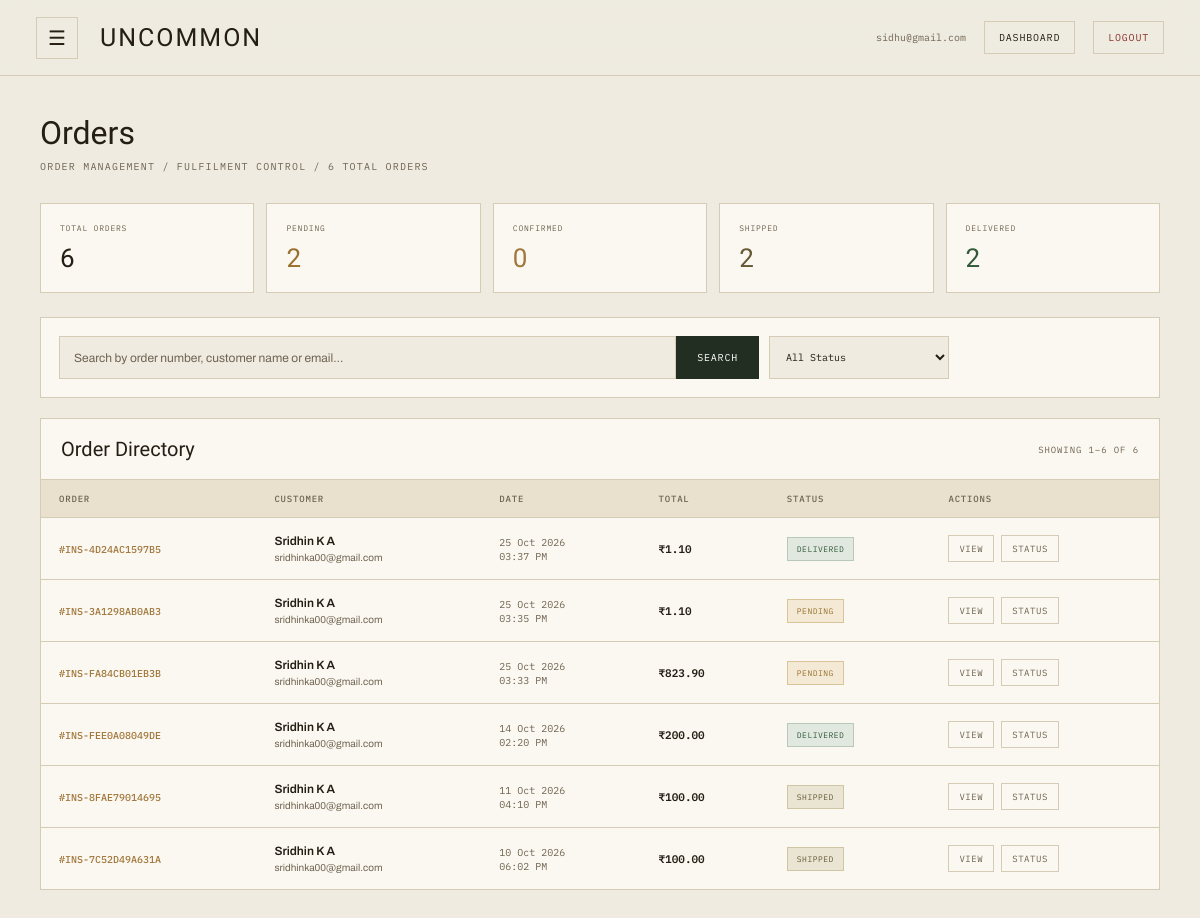
Page /admin_panel/orders/ (signed in) on the committed database.
### admin_panel/models.py (models this page shows, shortened)
class Admin(models.Model):
    email = models.EmailField(unique=True)
    password = models.CharField(max_length=255)

### customer/models.py (models this page shows, shortened)
class Order(models.Model):
    STATUS_CHOICES = [
        ("PENDING", "Pending"),
        ("CONFIRMED", "Confirmed"),
        ("SHIPPED", "Shipped"),
        ("DELIVERED", "Delivered"),
        ("CANCELLED", "Cancelled"),
    ]
    customer = models.ForeignKey(
        Customer,
        on_delete=models.CASCADE,
        related_name="orders",
    )
    order_number = models.CharField(max_length=30, unique=True)
    total_amount = models.DecimalField(max_digits=10, decimal_places=2)
    status = models.CharField(
        max_length=20,
        choices=STATUS_CHOICES,
        default="PENDING",
    )
    shipping_address = models.TextField()
    created_at = models.DateTimeField(auto_now_add=True)
    updated_at = models.DateTimeField(auto_now=True)

class Customer(models.Model):
    name = models.CharField(max_length=100)
    email = models.EmailField(unique=True)
    phone = models.CharField(max_length=20)
    username = models.CharField(max_length=100, unique=True)
    password = models.CharField(max_length=255)

### admin_panel/views.py (the view)
# urls.py: path('orders/', view_orders, name='view_orders'),
def view_orders(request):
    if 'admin' not in request.session:
        return redirect('home')
    admin = get_object_or_404(
        Admin,
        id=request.session['admin']
    )
    orders = Order.objects.select_related(
        'customer'
    ).prefetch_related(
        'items__product'
    ).all().order_by('-created_at')
    search = request.GET.get('search', '').strip()
    if search:
        orders = orders.filter(
            Q(order_number__icontains=search) |
            Q(customer__name__icontains=search) |
            Q(customer__email__icontains=search)
        )
    status = request.GET.get('status', '').strip()
    valid_statuses = [
        'PENDING',
        'CONFIRMED',
        'SHIPPED',
        'DELIVERED',
        'CANCELLED'
    ]
    if status in valid_statuses:
        orders = orders.filter(
            status=status
        )
    total_orders = Order.objects.count()
    pending_orders = Order.objects.filter(
        status='PENDING'
    ).count()
    confirmed_orders = Order.objects.filter(
        status='CONFIRMED'
    ).count()
    shipped_orders = Order.objects.filter(
        status='SHIPPED'
    ).count()
    delivered_orders = Order.objects.filter(
        status='DELIVERED'
    ).count()
    cancelled_orders = Order.objects.filter(
        status='CANCELLED'
    ).count()
    paginator = Paginator(
        orders,
        10
    )
    page_obj = paginator.get_page(
        request.GET.get('page')
    )
    order_items_data = {}
    for order in page_obj:
        items = []
        for item in order.items.all():
            items.append({
                'product': item.product.product_name,
                'quantity': item.quantity,
                'price': float(item.price),
                'total': float(
                    item.price * item.quantity
                )
            })
        order_items_data[str(order.id)] = items
    return render(
        request,
        'admin_panel/orders.html',
        {
            'admin': admin,
            'page_obj': page_obj,
            'search': search,
            'status': status,
            'total_orders': total_orders,
            'pending_orders': pending_orders,
            'confirmed_orders': confirmed_orders,
            'shipped_orders': shipped_orders,
            'delivered_orders': delivered_orders,
            'cancelled_orders': cancelled_orders,
            'order_items_json': json.dumps(
                order_items_data
            ),
        }
    )

### templates/admin_panel/orders.html (shortened to what this page needs)
{% load static %}
<!DOCTYPE html>
<html lang="en">
<head>
</head>
<body>
<header class="topbar">
    <div class="topbar-left">
        <button class="menu-btn" id="menuBtn">
            ☰
        </button>
        <a href="{% url 'admin_index' %}" class="brand">
            UNCOMMON
        </a>
    </div>
    <div class="topbar-right">
        <span class="admin-email">
            {{ admin.email }}
        </span>
        <a href="{% url 'admin_index' %}" class="dashboard-link">
            Dashboard
        </a>
        <a href="{% url 'admin_logout' %}" class="logout-link">
            Logout
        </a>
    </div>
</header>
<main>
    <section class="page-header">
        <h1 class="page-title">
            Orders
        </h1>
        <p class="page-subtitle">
            Order management / Fulfilment control / {{ total_orders }} total orders
        </p>
    </section>
    <section class="stats-grid">
        <div class="stat-card">
            <div class="stat-label">
                Total Orders
            </div>
            <div class="stat-value">
                {{ total_orders }}
            </div>
        </div>
        <div class="stat-card stat-pending">
            <div class="stat-label">
                Pending
            </div>
            <div class="stat-value">
                {{ pending_orders }}
            </div>
        </div>
        <div class="stat-card stat-confirmed">
            <div class="stat-label">
                Confirmed
            </div>
            <div class="stat-value">
                {{ confirmed_orders }}
            </div>
        </div>
        <div class="stat-card stat-shipped">
            <div class="stat-label">
                Shipped
            </div>
            <div class="stat-value">
                {{ shipped_orders }}
            </div>
        </div>
        <div class="stat-card stat-delivered">
            <div class="stat-label">
                Delivered
            </div>
            <div class="stat-value">
                {{ delivered_orders }}
            </div>
        </div>
    </section>
    <section class="control-panel">
        <div class="control-row">
            <form
                method="GET"
                action="{% url 'view_orders' %}"
                class="search-form"
            >
                <input
                    type="text"
                    name="search"
                    class="search-input"
                    placeholder="Search by order number, customer name or email..."
                    value="{{ search }}"
                >
                <button
                    type="submit"
                    class="search-btn"
                >
                    Search
                </button>
            </form>
            <select
                class="status-select"
                id="statusFilter"
                onchange="applyStatusFilter()"
            >
                <option value="">
                    All Status
                </option>
            </select>
        </div>
    </section>
    <section class="table-card">
        <div class="table-header">
            <div class="table-heading">
                Order Directory
            </div>
            <div class="table-count">
                Showing
                {% if page_obj.object_list %}
                    {{ page_obj.start_index }}–{{ page_obj.end_index }}
                    of {{ page_obj.paginator.count }}
                {% else %}
                    0
                {% endif %}
            </div>
        </div>
        {% if page_obj.object_list %}
            <div class="table-wrapper">
                <table>
                    <thead>
                        <tr>
                            <th>
                                Order
                            </th>
                            <th>
                                Customer
                            </th>
                            <th>
                                Date
                            </th>
                            <th>
                                Total
                            </th>
                            <th>
                                Status
                            </th>
                            <th>
                                Actions
                            </th>
                        </tr>
                    </thead>
                    <tbody>
                        {% for order in page_obj %}
                            <tr>
                                <td>
                                    <span class="order-id">
                                        #{{ order.order_number }}
                                    </span>
                                </td>
                                <td>
                                    <div class="customer-name">
                                        {{ order.customer.name }}
                                    </div>
                                    <div class="customer-email">
                                        {{ order.customer.email }}
                                    </div>
                                </td>
                                <td>
                                    <span class="order-date">
                                        {{ order.created_at|date:"d M Y" }}
                                        <br>
                                        {{ order.created_at|date:"h:i A" }}
                                    </span>
                                </td>
                                <td>
                                    <span class="order-amount">
                                        ₹{{ order.total_amount }}
                                    </span>
                                </td>
                                <td>
                                    <span
                                        class="status-badge
                                        {% if order.status == 'PENDING' %}
                                            status-pending
                                        {% elif order.status == 'CONFIRMED' %}
                                            status-confirmed
                                        {% elif order.status == 'SHIPPED' %}
                                            status-shipped
                                        {% elif order.status == 'DELIVERED' %}
                                            status-delivered
                                        {% elif order.status == 'CANCELLED' %}
                                            status-cancelled
                                        {% endif %}
                                        "
                                    >
                                        {{ order.get_status_display }}
                                    </span>
                                </td>
                                <td>
                                    <div class="action-group">
                                        <button
                                            type="button"
                                            class="action-btn view-btn"
                                            data-id="{{ order.order_number }}"
                                            data-customer="{{ order.customer.name }}"
                                            data-email="{{ order.customer.email }}"
                                            data-phone="{{ order.customer.phone }}"
                                            data-total="{{ order.total_amount }}"
                                            data-status="{{ order.status }}"
                                            data-status-display="{{ order.get_status_display }}"
                                            data-address="{{ order.shipping_address }}"
                                            data-date="{{ order.created_at|date:'d M Y, h:i A' }}"
                                            onclick="openViewModal(this)"
                                        >
                                            View
                                        </button>
                                        <button
                                            type="button"
                                            class="action-btn status-btn"
                                            data-url="{% url 'update_order_status' order.id %}"
                                            data-order="{{ order.order_number }}"
                                            data-status="{{ order.status }}"
                                            data-status-display="{{ order.get_status_display }}"
                                            onclick="openStatusModal(this)"
                                        >
                                            Status
                                        </button>
                                    </div>
                                </td>
                            </tr>
                        {% endfor %}
                    </tbody>
                </table>
            </div>
        {% endif %}
    </section>
</main>
</body>
</html>

### rows in the picture
Admin: email "sidhu@gmail.com"
Order: order_number "INS-4D24AC1597B5", customer.name "Sridhin K A", customer.email "sridhinka00@gmail.com", created_at "25 Oct 2026", created_at "03:37 PM", total_amount "1.10", status "DELIVERED"
Order: order_number "INS-3A1298AB0AB3", customer.name "Sridhin K A", customer.email "sridhinka00@gmail.com", created_at "25 Oct 2026", created_at "03:35 PM", total_amount "1.10", status "PENDING"
Order: order_number "INS-FA84CB01EB3B", customer.name "Sridhin K A", customer.email "sridhinka00@gmail.com", created_at "25 Oct 2026", created_at "03:33 PM", total_amount "823.90", status "PENDING"
Order: order_number "INS-FEE0A08049DE", customer.name "Sridhin K A", customer.email "sridhinka00@gmail.com", created_at "14 Oct 2026", created_at "02:20 PM", total_amount "200.00", status "DELIVERED"
Order: order_number "INS-8FAE79014695", customer.name "Sridhin K A", customer.email "sridhinka00@gmail.com", created_at "11 Oct 2026", created_at "04:10 PM", total_amount "100.00", status "SHIPPED"
Order: order_number "INS-7C52D49A631A", customer.name "Sridhin K A", customer.email "sridhinka00@gmail.com", created_at "10 Oct 2026", created_at "06:02 PM", total_amount "100.00", status "SHIPPED"

### other values in the picture
{{ total_orders }} "6"
{{ pending_orders }} "2"
{{ confirmed_orders }} "0"
{{ shipped_orders }} "2"
{{ delivered_orders }} "2"
{{ page_obj.start_index }} "1"
{{ page_obj.end_index }} "6"
{{ page_obj.paginator.count }} "6"
